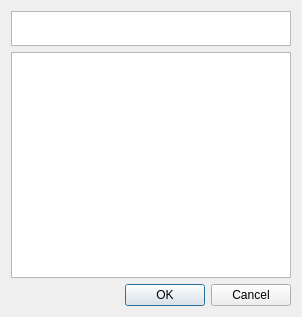
<?xml version="1.0" encoding="UTF-8"?>
<ui version="4.0">
 <class>RelayDialog</class>
 <widget class="QDialog" name="RelayDialog">
  <property name="geometry">
   <rect>
    <x>0</x>
    <y>0</y>
    <width>302</width>
    <height>317</height>
   </rect>
  </property>
  <property name="maximumSize">
   <size>
    <width>350</width>
    <height>800</height>
   </size>
  </property>
  <property name="windowTitle">
   <string>Dialog</string>
  </property>
  <property name="locale">
   <locale language="English" country="UnitedStates"/>
  </property>
  <layout class="QVBoxLayout" name="verticalLayout">
   <item>
    <widget class="QTextBrowser" name="txt">
     <property name="sizePolicy">
      <sizepolicy hsizetype="Expanding" vsizetype="Minimum">
       <horstretch>0</horstretch>
       <verstretch>0</verstretch>
      </sizepolicy>
     </property>
     <property name="minimumSize">
      <size>
       <width>100</width>
       <height>35</height>
      </size>
     </property>
     <property name="maximumSize">
      <size>
       <width>350</width>
       <height>35</height>
      </size>
     </property>
     <property name="font">
      <font>
       <pointsize>12</pointsize>
      </font>
     </property>
    </widget>
   </item>
   <item>
    <widget class="QListWidget" name="listWidget">
     <property name="minimumSize">
      <size>
       <width>100</width>
       <height>0</height>
      </size>
     </property>
     <property name="maximumSize">
      <size>
       <width>350</width>
       <height>16777215</height>
      </size>
     </property>
     <property name="selectionMode">
      <enum>QAbstractItemView::MultiSelection</enum>
     </property>
    </widget>
   </item>
   <item>
    <widget class="QDialogButtonBox" name="accept_reject_bar">
     <property name="orientation">
      <enum>Qt::Horizontal</enum>
     </property>
     <property name="standardButtons">
      <set>QDialogButtonBox::Cancel|QDialogButtonBox::Ok</set>
     </property>
    </widget>
   </item>
  </layout>
 </widget>
 <resources/>
 <connections>
  <connection>
   <sender>accept_reject_bar</sender>
   <signal>accepted()</signal>
   <receiver>RelayDialog</receiver>
   <slot>accept()</slot>
   <hints>
    <hint type="sourcelabel">
     <x>248</x>
     <y>254</y>
    </hint>
    <hint type="destinationlabel">
     <x>157</x>
     <y>274</y>
    </hint>
   </hints>
  </connection>
  <connection>
   <sender>accept_reject_bar</sender>
   <signal>rejected()</signal>
   <receiver>RelayDialog</receiver>
   <slot>reject()</slot>
   <hints>
    <hint type="sourcelabel">
     <x>316</x>
     <y>260</y>
    </hint>
    <hint type="destinationlabel">
     <x>286</x>
     <y>274</y>
    </hint>
   </hints>
  </connection>
 </connections>
</ui>
